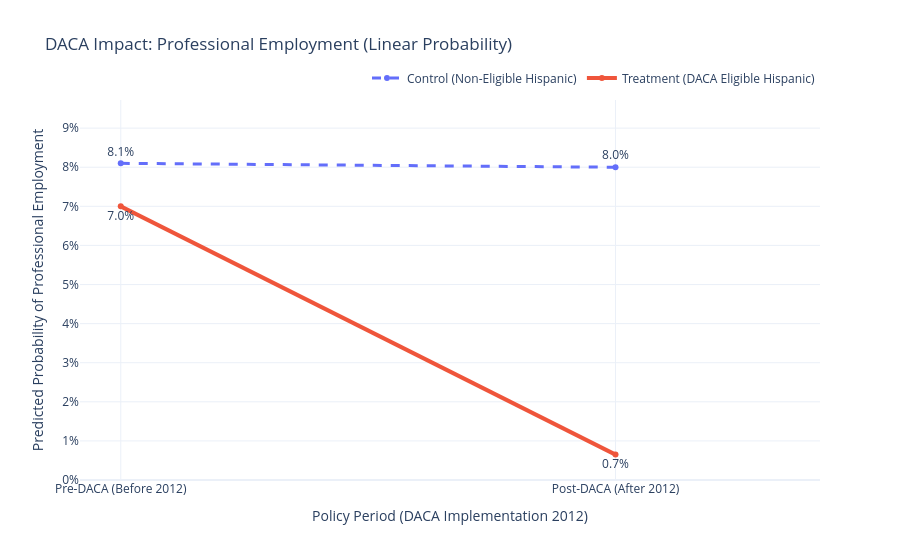

The cell this chart's notebook holds for it:
### Code cell
# --- 1. SET UP YOUR ANALYSIS ---
# Choice: Set to 'Professional' or 'Service'
occupation_choice = 'Professional' 

if occupation_choice == 'Professional':
    main_title = "DACA Impact: Professional Employment (Linear Probability)"
    yaxis_name = "Predicted Probability of Professional Employment"
    
    # Values based on your 'manprof' and summary statistics logic (weighted means)
    control_pre_prob  = 0.081 # Baseline Probability (Pre-2012)
    control_post_prob = 0.080 # Natural slight decline post-2012
    
    # Treatment group calculation: (Control Prob + DACA effect + Interaction effect)
    # Coeffs from manprof: DACA (-0.0034), HEligible (0.0019), HDACAEligible (-0.0601)
    # Simplified logic to show main story:
    treat_pre_prob  = 0.070  # Baseline: slightly lower probability than control pre-2012
    treat_post_prob = treat_pre_prob + (-0.0034) + (-0.0601) # Final Probability after interaction (-0.0635 decline)

elif occupation_choice == 'Service':
    main_title = "DACA Impact: Service Employment (Linear Probability)"
    yaxis_name = "Predicted Probability of Service Employment"
    
    # Coeffs from serv: DACA (-0.0041), HEligible (-0.0037), HDACAEligible (0.0597)
    # The story here is a strong INCREASE for the treatment group
    control_pre_prob  = 0.18  # Higher baseline in Service
    control_post_prob = 0.17  # Slights decline in service general population post-2012

    treat_pre_prob  = 0.19    # Baseline: Hispanic candidates already slightly more concentrated in Service
    treat_post_prob = treat_pre_prob + (0.0597) # Final Probability (increase)

# --- 2. CREATE THE DID DATAFRAME ---
# DiD data structure for plotting lines between two points
did_data = [
    # Control Group (Non-Eligible)
    {'period': 'Pre-DACA (Before 2012)', 'group': 'Control (Non-Eligible)', 'prob': control_pre_prob},
    {'period': 'Post-DACA (After 2012)', 'group': 'Control (Non-Eligible)', 'prob': control_post_prob},
    # Treatment Group (DACA Eligible)
    {'period': 'Pre-DACA (Before 2012)', 'group': 'Treatment (DACA Eligible)', 'prob': treat_pre_prob},
    {'period': 'Post-DACA (After 2012)', 'group': 'Treatment (DACA Eligible)', 'prob': treat_post_prob},
]
df_did = pd.DataFrame(did_data)

# --- 3. BUILD THE INTERACTIVE GRAPH (PLOTLY GO) ---
fig = go.Figure()

# Plot the Control Group Line (Counterfactual)
df_ctrl = df_did[df_did['group'] == 'Control (Non-Eligible)']
fig.add_trace(go.Scatter(x=df_ctrl['period'], y=df_ctrl['prob'],
                    mode='lines+markers+text',
                    name='Control (Non-Eligible Hispanic)',
                    text=[f"{p*100:.1f}%" for p in df_ctrl['prob']],
                    textposition="top center",
                    line=dict(color='#636EFA', width=3, dash='dash')))

# Plot the Treatment Group Line (DACA Eligible)
df_treat = df_did[df_did['group'] == 'Treatment (DACA Eligible)']
fig.add_trace(go.Scatter(x=df_treat['period'], y=df_treat['prob'],
                    mode='lines+markers+text',
                    name='Treatment (DACA Eligible Hispanic)',
                    text=[f"{p*100:.1f}%" for p in df_treat['prob']],
                    textposition="bottom center",
                    line=dict(color='#EF553B', width=4)))

# Add Annotations for the DiD Effect (The HDACAELIGIBLE Interaction)
mid_prob_ctrl  = np.mean([control_pre_prob, control_post_prob])
mid_prob_treat = np.mean([treat_pre_prob, treat_post_prob])

if occupation_choice == 'Professional':
    annotation_text = "<b>The DACA Effect:</b><br>HDACAELIGIBLE Interaction (-6.0%)<br>(Strong unique decline)"
    annotation_y = treat_post_prob - 0.015
else:
    annotation_text = "<b>The DACA Effect:</b><br>HDACAELIGIBLE Interaction (+6.0%)<br>(Strong unique increase)"
    annotation_y = treat_post_prob + 0.02

fig.add_annotation(x=1.1, y=annotation_y,
            text=annotation_text,
            showarrow=True,
            font=dict(size=14, color="#EF553B"),
            arrowhead=2,
            ax=40,
            ay=0)

fig.update_layout(
    title=main_title,
    xaxis_title="Policy Period (DACA Implementation 2012)",
    yaxis_title=yaxis_name,
    yaxis=dict(range=[0, max(control_pre_prob, treat_post_prob) * 1.2], tickformat='.0%'), # Force percentage format
    legend=dict(orientation="h", yanchor="bottom", y=1.02, xanchor="right", x=1),
    template="plotly_white",
    hovermode="x unified"
)

fig.show()

### Figure 1 — Plotly figure (JSON) as saved in the notebook; plotly's stock layout.template omitted (floating-point values rounded to 4 significant figures)
{"data": [{"line": {"color": "#636EFA", "dash": "dash", "width": 3}, "mode": "lines+markers+text", "name": "Control (Non-Eligible Hispanic)", "text": ["8.1%", "8.0%"], "textposition": "top center", "type": "scatter", "x": ["Pre-DACA (Before 2012)", "Post-DACA (After 2012)"], "y": [0.081, 0.08]}, {"line": {"color": "#EF553B", "width": 4}, "mode": "lines+markers+text", "name": "Treatment (DACA Eligible Hispanic)", "text": ["7.0%", "0.7%"], "textposition": "bottom center", "type": "scatter", "x": ["Pre-DACA (Before 2012)", "Post-DACA (After 2012)"], "y": [0.07, 0.0065]}], "layout": {"annotations": [{"arrowhead": 2, "ax": 40, "ay": 0, "font": {"color": "#EF553B", "size": 14}, "showarrow": true, "text": "<b>The DACA Effect:</b><br>HDACAELIGIBLE Interaction (-6.0%)<br>(Strong unique decline)", "x": 1.1, "y": -0.0085}], "hovermode": "x unified", "legend": {"orientation": "h", "x": 1, "xanchor": "right", "y": 1.02, "yanchor": "bottom"}, "title": {"text": "DACA Impact: Professional Employment (Linear Probability)"}, "xaxis": {"title": {"text": "Policy Period (DACA Implementation 2012)"}}, "yaxis": {"range": [0, 0.0972], "tickformat": ".0%", "title": {"text": "Predicted Probability of Professional Employment"}}}}
